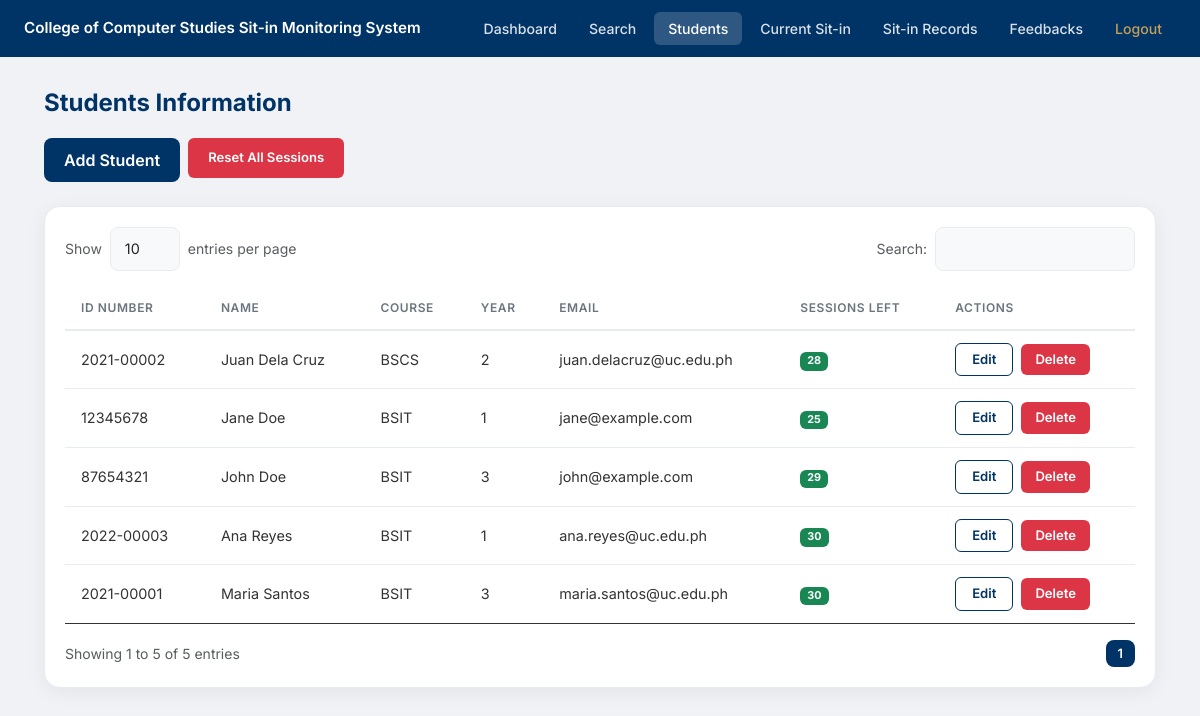
The app's page /admin/students.php (signed in) with its own data.
### tables this page shows
CREATE TABLE `students` (
  `id` int(11) NOT NULL,
  `id_number` varchar(10) NOT NULL,
  `first_name` varchar(50) NOT NULL,
  `last_name` varchar(50) NOT NULL,
  `course` varchar(20) NOT NULL,
  `year_level` int(11) NOT NULL,
  `email` varchar(100) NOT NULL,
  `password` varchar(255) NOT NULL,
  `profile_picture` varchar(255) DEFAULT NULL,
  `sessions_left` int(11) DEFAULT 30,
  `created_at` timestamp NOT NULL DEFAULT current_timestamp()
);

### admin/students.php (the view, shortened to what this page needs)
<?php
require_once '../includes/db.php';
require_once '../includes/header.php';
?>
<?php require_once '../includes/navbar_admin.php'; ?>
<div class="page-wrapper">
    <div class="container-fluid px-4">
        <h2 class="page-title">Students Information</h2>
        <div class="d-flex gap-2 mb-4">
            <a href="/VelosoProject/register.php?from=admin" class="btn-primary-uc">Add Student</a>
            <form method="POST" onsubmit="return confirm('Reset ALL sessions to 30?')" style="margin:0;">
                <button type="submit" name="reset_all_sessions" class="btn-danger-uc" style="padding:10px 20px;">
                    Reset All Sessions
                </button>
            </form>
        </div>
        <div class="card-uc">
            <div class="card-uc-body" style="padding:20px;">
                <div class="d-flex justify-content-between align-items-center mb-3">
                    <div class="d-flex align-items-center gap-2">
                        <span class="small text-muted">Show</span>
                        <select id="entries-select" class="form-control form-control-sm"
                                style="width:70px;" onchange="changeEntries(this.value)">
                            <option value="10">10</option>
                        </select>
                        <span class="small text-muted">entries per page</span>
                    </div>
                    <div class="d-flex align-items-center gap-2">
                        <span class="small text-muted">Search:</span>
                        <input type="text" id="table-search" class="form-control form-control-sm"
                               style="width:200px;" oninput="filterTable()" placeholder="">
                    </div>
                </div>
                <div class="table-responsive">
                    <table class="table table-uc mb-0" id="students-table">
                        <thead>
                            <tr>
                                <th>ID Number</th>
                                <th>Name</th>
                                <th>Course</th>
                                <th>Year</th>
                                <th>Email</th>
                                <th>Sessions Left</th>
                                <th>Actions</th>
                            </tr>
                        </thead>
                        <tbody id="table-body">
                            <?php
                            $result = mysqli_query($conn, "SELECT * FROM students ORDER BY last_name ASC");
                            while ($row = mysqli_fetch_assoc($result)):
                            ?>
                                <tr>
                                    <td><?= htmlspecialchars($row['id_number']) ?></td>
                                    <td><?= htmlspecialchars($row['first_name'] . ' ' . $row['last_name']) ?></td>
                                    <td><?= htmlspecialchars($row['course']) ?></td>
                                    <td><?= htmlspecialchars($row['year_level']) ?></td>
                                    <td><?= htmlspecialchars($row['email']) ?></td>
                                    <td>
                                        <span class="badge <?= $row['sessions_left'] > 0 ? 'bg-success' : 'bg-danger' ?>">
                                            <?= $row['sessions_left'] ?>
                                        </span>
                                    </td>
                                    <td>
                                        <a href="edit_student.php?id=<?= $row['id'] ?>" class="btn-outline-uc me-1">Edit</a>
                                        <form method="POST" style="display:inline;"
                                              onsubmit="return confirm('Delete this student?')">
                                            <button type="submit" name="delete_student" class="btn-danger-uc">Delete</button>
                                        </form>
                                    </td>
                                </tr>
                            <?php endwhile; ?>
                        </tbody>
                    </table>
                </div>
                <div class="d-flex justify-content-between align-items-center mt-3">
                    <div class="small text-muted" id="pagination-info"></div>
                    <div id="pagination-controls" class="d-flex gap-1"></div>
                </div>
            </div>
        </div>
    </div>
</div>
<?php require_once '../includes/footer.php'; ?>

### assets/style.css (style rules this page uses)
:root { --uc-blue: #003366; --ccs-purple: #5c2c90; --ccs-gold: #c5a059; --bg-light: #f0f2f5; --border: #e9ecef; --text-muted: #6c757d; }
body { background: var(--bg-light); font-family: 'Inter', sans-serif; min-height: 100vh; display: flex; flex-direction: column; align-items: center; justify-content: flex-start; }
.btn-primary-uc { background: var(--uc-blue); color: white; border: none; padding: 10px 20px; font-weight: 600; border-radius: 8px; transition: background 0.2s, transform 0.2s, box-shadow 0.2s; cursor: pointer; text-decoration: none; display: inline-block; }
.btn-outline-uc { background: white; color: var(--uc-blue); border: 1.5px solid var(--uc-blue); padding: 6px 16px; font-size: 0.82rem; font-weight: 600; border-radius: 6px; transition: background 0.2s, color 0.2s; cursor: pointer; text-decoration: none; display: inline-block; }
.btn-danger-uc { background: #dc3545; color: white; border: none; padding: 6px 14px; font-size: 0.82rem; font-weight: 600; border-radius: 6px; transition: background 0.2s; cursor: pointer; }
.form-control { border-radius: 8px; padding: 10px 14px; background: #f8f9fa; border: 1px solid var(--border); transition: border-color 0.2s, background 0.2s, box-shadow 0.2s; font-size: 0.9rem; }
select.form-control { cursor: pointer; }
.page-wrapper { width: 100%; padding: 32px 20px 60px; }
.page-title { color: var(--uc-blue); font-weight: 700; font-size: 1.5rem; margin-bottom: 20px; }
.card-uc { background: white; border-radius: 16px; border: 1px solid var(--border); box-shadow: 0 4px 20px rgba(0, 0, 0, 0.06); overflow: hidden; }
.card-uc-body { padding: 24px; }
.table-uc { width: 100%; border-collapse: collapse; font-size: 0.9rem; }
.table-uc thead tr { background-color: transparent; border-bottom: 2px solid var(--border); }
.table-uc thead th { padding: 12px 16px; color: var(--text-muted); font-weight: 600; font-size: 0.75rem; text-transform: uppercase; letter-spacing: 0.05em; white-space: nowrap; }
.table-uc tbody tr { border-bottom: 1px solid var(--border); transition: background 0.15s; }
.table-uc tbody tr:last-child { border-bottom: none; }
.table-uc tbody td { padding: 12px 16px; vertical-align: middle; color: #333; }

### records on screen
students: id_number "2021-00002", first_name+last_name "Juan Dela Cruz", course "BSCS", year_level "2", email "juan.delacruz@uc.edu.ph", sessions_left "28"
students: id_number "12345678", first_name+last_name "Jane Doe", course "BSIT", year_level "1", email "jane@example.com", sessions_left "25"
students: id_number "87654321", first_name+last_name "John Doe", course "BSIT", year_level "3", email "john@example.com", sessions_left "29"
students: id_number "2022-00003", first_name+last_name "Ana Reyes", course "BSIT", year_level "1", email "ana.reyes@uc.edu.ph", sessions_left "30"
students: id_number "2021-00001", first_name+last_name "Maria Santos", course "BSIT", year_level "3", email "maria.santos@uc.edu.ph", sessions_left "30"
